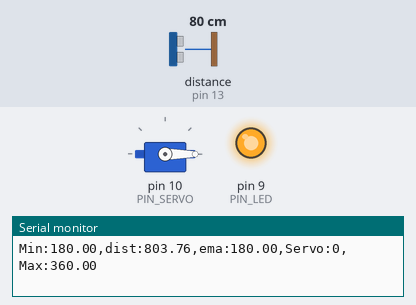
This sketch was run on a simulated Arduino Uno, built with avr-gcc and run on an emulated ATmega328P. Parts: servo, output pins drawn as LEDs (lit = HIGH), the last lines printed to the serial monitor. Wiring (inferred from the names in the program): ultrasonic range finder: trigger pin 12; echo pin 13. The test bench sets the inputs (shaded band); at power-on: distance to the obstacle (sensor on pin 13) 80 cm. The echo pulse lasts 58.3 µs per cm; pins used as bus, display or sensor lines are not drawn.

Above: at 1.2 s.
1.3 s: distance to the obstacle (sensor on pin 13) set to 35 cm
At 1.45 s:
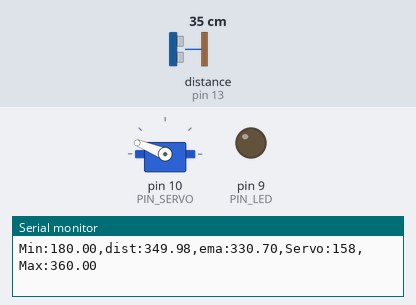
At 2.1 s:
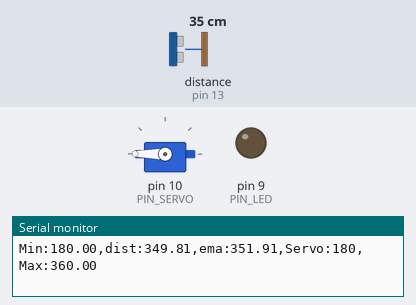
4.3 s: distance to the obstacle (sensor on pin 13) set to 2 cm
At 4.6 s:
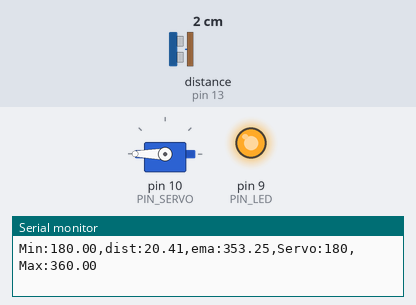
Timing chart, 0 to 7.3 s (numbered marks = the images above; inputs shaded):
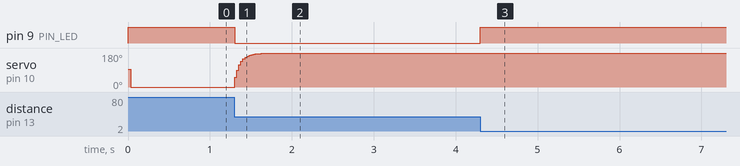

Measured:
- after the input at 1.3 s, pin 9 (PIN_LED): HIGH → LOW at once
- after the input at 4.3 s, pin 9 (PIN_LED): LOW → HIGH at once

The sketch:

11P07.ino
```cpp
#include <Servo.h>

// Arduino pin assignment
#define PIN_LED   9   // LED active-low
#define PIN_TRIG  12  // sonar sensor TRIGGER
#define PIN_ECHO  13  // sonar sensor ECHO
#define PIN_SERVO 10  // servo motor

// configurable parameters for sonar
#define SND_VEL 346.0     // sound velocity at 24 celsius degree (unit: m/sec)
#define INTERVAL 25       // sampling interval (unit: msec)
#define PULSE_DURATION 10 // ultra-sound Pulse Duration (unit: usec)
#define _DIST_MIN 180.0   // minimum distance to be measured (unit: mm)
#define _DIST_MAX 360.0   // maximum distance to be measured (unit: mm)

#define TIMEOUT ((INTERVAL / 2) * 1000.0) // maximum echo waiting time (unit: usec)
#define SCALE (0.001 * 0.5 * SND_VEL)     // coefficient to convert duration to distance

#define _EMA_ALPHA 0.3    // EMA weight of new sample (range: 0 to 1)
                          // 1이면 EMA 필터 효과 없음. 실험으로 조정할 것!

// duty duration for myservo.writeMicroseconds()
// NEEDS TUNING (servo by servo)
#define _DUTY_MIN 500   // servo 0 degree
#define _DUTY_NEU 1500  // servo 90 degree
#define _DUTY_MAX 2500  // servo 180 degree

// global variables
float dist_ema, dist_prev;          // unit: mm
unsigned long last_sampling_time;   // unit: ms

Servo myservo;

void setup() {
  pinMode(PIN_LED, OUTPUT);
  pinMode(PIN_TRIG, OUTPUT);
  pinMode(PIN_ECHO, INPUT);
  digitalWrite(PIN_TRIG, LOW);
  digitalWrite(PIN_LED, HIGH);      // LED 꺼짐 (active-low)

  myservo.attach(PIN_SERVO);
  myservo.writeMicroseconds(_DUTY_NEU);

  // 초기값 설정
  dist_prev = _DIST_MIN;
  dist_ema = dist_prev;

  Serial.begin(57600);
}

void loop() {
  float dist_raw, dist_filtered;

  if (millis() < last_sampling_time + INTERVAL)
    return;

  // 거리 측정
  dist_raw = USS_measure(PIN_TRIG, PIN_ECHO);

  // 범위 필터
  if ((dist_raw == 0.0) || (dist_raw > _DIST_MAX) || (dist_raw < _DIST_MIN)) {
    dist_filtered = dist_prev;        // 범위 밖: 이전 값 유지
    digitalWrite(PIN_LED, HIGH);      // LED 꺼짐
  } else {
    dist_filtered = dist_raw;         // 범위 안
    dist_prev = dist_raw;
    digitalWrite(PIN_LED, LOW);       // LED 켜짐 (active-low)
  }

  // EMA 필터
  dist_ema = _EMA_ALPHA * dist_filtered + (1.0 - _EMA_ALPHA) * dist_ema;

  // 거리에 비례하여 서보 제어 (18cm → 0도, 36cm → 180도)
  float ratio = (dist_ema - _DIST_MIN) / (_DIST_MAX - _DIST_MIN);
  ratio = constrain(ratio, 0.0, 1.0);
  int duty = _DUTY_MIN + (int)(ratio * (_DUTY_MAX - _DUTY_MIN));
  myservo.writeMicroseconds(duty);

  // 시리얼 플로터 출력
  Serial.print("Min:");    Serial.print(_DIST_MIN);
  Serial.print(",dist:");  Serial.print(dist_raw);
  Serial.print(",ema:");   Serial.print(dist_ema);
  Serial.print(",Servo:"); Serial.print(myservo.read());
  Serial.print(",Max:");   Serial.print(_DIST_MAX);
  Serial.println("");

  last_sampling_time += INTERVAL;
}

// get a distance reading from USS. return value is in millimeter.
float USS_measure(int TRIG, int ECHO)
{
  digitalWrite(TRIG, HIGH);
  delayMicroseconds(PULSE_DURATION);
  digitalWrite(TRIG, LOW);

  return pulseIn(ECHO, HIGH, TIMEOUT) * SCALE; // unit: mm
}
```
